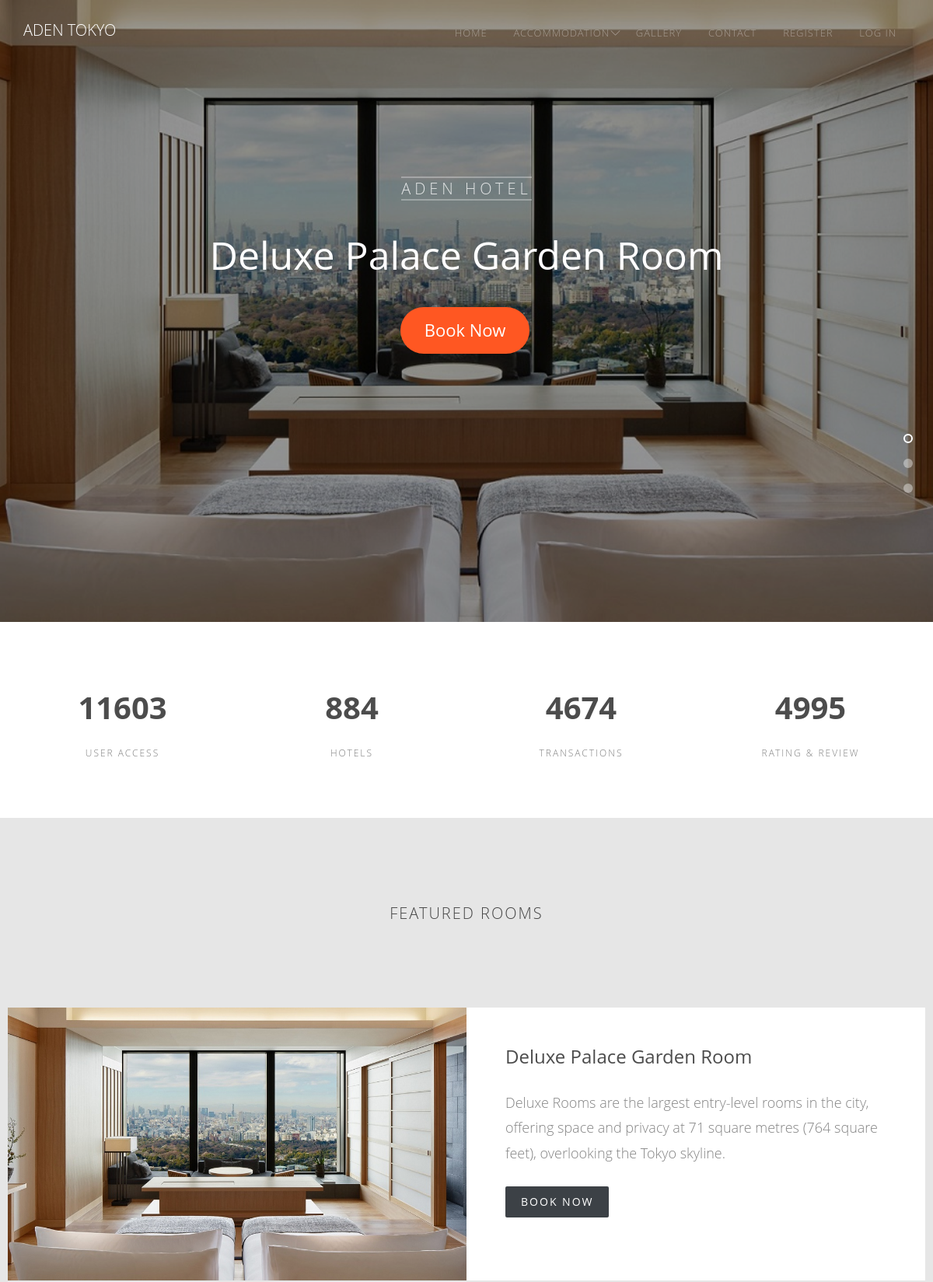
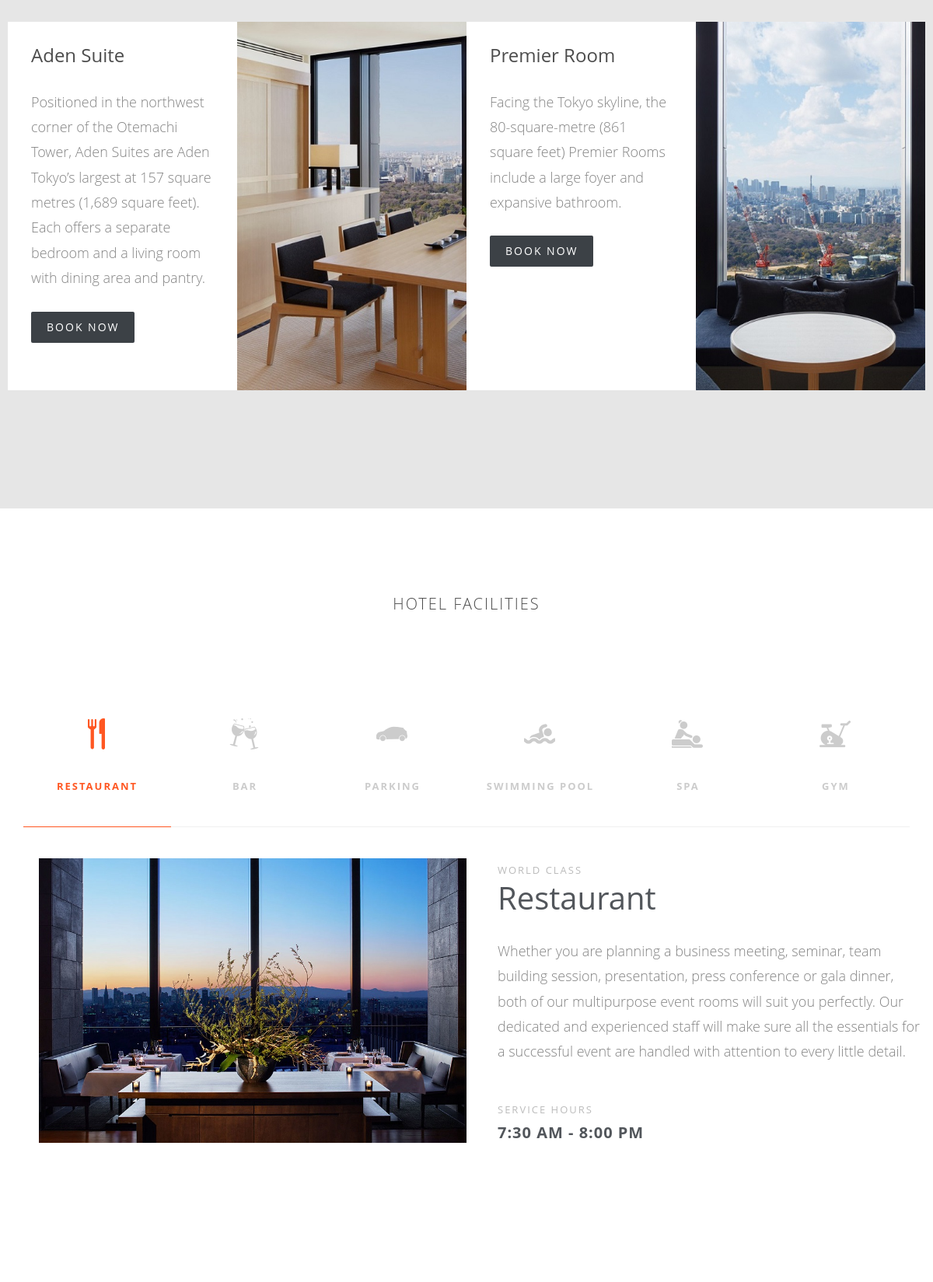
The page / (upper part) on the database its author committed (2 pictures, top to bottom).
### tables this page shows
CREATE TABLE `menu` (
  `id_menu` int(50) NOT NULL,
  `href` varchar(50) NOT NULL,
  `text` varchar(50) NOT NULL
);

CREATE TABLE `rooms` (
  `id_room` int(50) NOT NULL,
  `room_name` varchar(50) NOT NULL,
  `description` text NOT NULL,
  `album` varchar(50) NOT NULL
);

CREATE TABLE `facilities` (
  `id_facility` int(20) NOT NULL,
  `pic_src` varchar(30) NOT NULL,
  `name` varchar(30) NOT NULL,
  `text` text NOT NULL,
  `icon` varchar(30) NOT NULL
);

### models/functions.php (called while the page is built, shortened)
<?php
function vratiSve($tabela){
    global $konekcija;
    $upit = "SELECT * FROM $tabela";
    $dobijeniPodaci = $konekcija->query($upit)->fetchAll();
    return $dobijeniPodaci;
}
function pojedinacnaSoba($id){
    global $konekcija;
    $upit = "SELECT * FROM rooms WHERE id_room = :id";
    $priprema = $konekcija->prepare($upit);
    $priprema->bindParam(":id", $id);
    $priprema->execute();
    $rezultat = $priprema->fetch();
    return $rezultat;
}
?>

### views/pages/home.php (the view, shortened to what this page needs)
   <aside id="fh5co-hero" class="js-fullheight">
       <div class="flexslider js-fullheight">
           <ul class="slides">
			<?php
				$ispis = "";
					foreach($sobe as $soba){
						$ispis .= '<li class="cover'.$soba->id_room.'">
									<div class="overlay-gradient"></div>
										<div class="container">
											<div class="col-md-12 col-md-offset-0 text-center slider-text">
												<div class="slider-text-inner js-fullheight">
													<div class="desc">
														<p><span>Aden Hotel</span></p>
														<h2>'.$soba->room_name.'</h2>
														<p>
															<a href="index.php?page=accommodation&idRoom='.$soba->id_room.'" class="btn btn-primary btn-lg">Book Now</a>
														</p>
												</div>
											</div>
										</div>
									</div>
								</li>';
						}
				echo $ispis;
			?>
           </ul>
       </div>
   </aside>
<div id="fh5co-counter-section" class="fh5co-counters">
	<div class="container">
		<div class="row">
		<?php
			$niz = array (
				array("User Access" => 20356),
				array("Hotels" => 1550),
				array("Transactions" => 8200),
				array("Rating &amp; Review" => 8763)
			  );
			  foreach($niz as $n){
				foreach($n as $text => $num){
					echo ("<div class='col-md-3 text-center'>
					<span class='fh5co-counter js-counter' data-from='0' data-to='$num' data-speed='5000' data-refresh-interval='50'></span>
					<span class='fh5co-counter-label'>$text</span>
					</div>");
				}
			  }
		?>
		</div>
	</div>
</div>
<div id="featured-hotel" class="fh5co-bg-color">
	<div class="container">
		<div class="row">
			<div class="col-md-12">
				<div class="section-title text-center">
					<h2>Featured Rooms</h2>
				</div>
			</div>
		</div>
		<div class="row">
			<div class="feature-full-1col">
				<div class="image cover1">
				</div>
				<div class="desc">
						<?php
							$soba = pojedinacnaSoba(1);
							$ispis = "
							<h3>$soba->room_name</h3>
							<p>$soba->description</p>
							<p><a href='accommodation.php?idRoom=$soba->id_room' class='btn btn-primary btn-luxe-primary'>Book Now <i class='ti-angle-right'></i></a></p>
							";
							echo $ispis;
						?>
				</div>
			</div>
			<div class="feature-full-2col">
				<?php
					$ispis = "";
					foreach($sobe as $s){
						if($s->id_room == 2 || $s->id_room == 3){
							$ispis .= "<div class='f-hotel'>
							   <div class='image cover$s->id_room'>
								   <div class='descrip text-center'>
									   <p><small>For as low as</small><span>96.000 &yen;/night</span></p>
								   </div>
							   </div>
							   <div class='desc'>
								   <h3>$s->room_name</h3>
								   <p>$s->description</p>
								   <p><a href='index.php?page=accommodation&idRoom=$s->id_room' class='btn btn-primary btn-luxe-primary'>Book Now <i class='ti-angle-right'></i></a></p>
							   </div>
						   </div>";
						}
					}
					echo $ispis;
				?>
			</div>
		</div>
	</div>
</div>
<div id="hotel-facilities">
	<div class="container">
		<div class="row">
			<div class="col-md-12">
				<div class="section-title text-center">
					<h2>Hotel Facilities</h2>
				</div>
			</div>
		</div>
		<div id="tabs">
			<nav class="tabs-nav">
			<?php
				$facilities = vratiSve("facilities");
				$ispis1 = "";
				$i1 = 1;
					foreach($facilities as $fac):
						if($i1 == 1){
							$ispis1 .= '<a href="#" class="active" data-tab="tab'.$i1.'">';
						}
						else{
							$ispis1 .= '<a href="#" data-tab="tab'.$i1.'">';
						}
						$ispis1 .='<i class="'.$fac->icon.'"></i>
									<span>'.$fac->name.'</span>
								</a>';
						$i1++;
					endforeach;
					echo($ispis1);
			?>
			</nav>
			<div class="tab-content-container">
				<?php
					$ispis = "";
					$i = 1;
				foreach($facilities as $fac):
					if($i == 1){
						$ispis .= '<div class="tab-content active show" data-tab-content="tab'.$i.'">';
					}
					else{
						$ispis .= '<div class="tab-content" data-tab-content="tab'.$i.'">';
					}
					$ispis .= '<div class="container">
								<div class="row">
									<div class="col-md-6">
										<img src="assets/'. $fac->pic_src .'" class="img-responsive" alt="'. $fac->name .'">
									</div>
									<div class="col-md-6">
										<span class="super-heading-sm">World Class</span>
										<h3 class="heading">'. $fac->name .'</h3>
										<p>'. $fac->text .'</p>
										<p class="service-hour">
											<span>Service Hours</span>
											<strong>7:30 AM - 8:00 PM</strong>
										</p>
									</div>
								</div>
							</div>
						</div>';
				$i++;
				endforeach;
				echo($ispis);
				?>
			</div>
		</div>
	</div>
</div>
<div id="fh5co-services-section">
	<div class="container">
		<div class="row">
		</div>
	</div>
</div>

### views/fixed/header.php (shortened to what this page needs)
<div id="fh5co-wrapper">
        <div id="fh5co-page">
            <div id="fh5co-header">
                <header id="fh5co-header-section">
                    <div class="container">
                        <div class="nav-header">
                            <h1 id="fh5co-logo">
                                <a href="index.php">
                                    <span>Aden Tokyo</span>
                                </a>
                            </h1>
                            <nav id="fh5co-menu-wrap" role="navigation">
                                <ul class="sf-menu" id="fh5co-primary-menu">
                                <?php
                                    $meni = vratiSve("menu");
                                    $sobe = vratiSve("rooms");
                                    $ispis = "";
                                    foreach($meni as $m){
                                            if($m->href != "admin"){
                                                if($m->href == "accommodation"){
                                                    $ispis .= "<li><a href='index.php?page=accommodations' class='fh5co-sub-ddown'>$m->text</a>
                                                                <ul class='fh5co-sub-menu'>";
                                                    foreach($sobe as $s){
                                                        $ispis .= "<li><a href='index.php?page=$m->href&idRoom=$s->id_room'>$s->room_name</a></li>";
                                                    }
                                                    $ispis .= "<li><a href='index.php?page=accommodations'>All accommodations</a></li>";
                                                    $ispis .= "</ul></li>";
                                                }
                                                else if($m->href == "login" && isset($_SESSION["user"])){
                                                    $ispis .= "<li><a href='index.php?page=reservations'>My reservations</a></li>";
                                                    $ispis .= "<li><a href='models/users/logout.php' class='btn btn-primary'>{$_SESSION['user']->first_name} - Log out</a></li>";
                                                }
                                                else if(strpos($page, $m->href)){
                                                    $ispis .= "<li><a class='active' href='index.php?page=$m->href'>$m->text</a></li>";
                                                }
                                                else{
                                                    $ispis .= "<li><a href='index.php?page=$m->href'>$m->text</a></li>";
                                                }
                                            }
                                    }
                                    echo $ispis;
                                ?>
                                </ul>
                            </nav>
                        </div>
                    </div>
                </header>
            </div>

### assets/css/superfish.css (style rules this page uses)
.sf-menu, .sf-menu * { margin: 0; padding: 0; list-style: none; }
.sf-menu li { position: relative; }
.sf-menu > li { float: left; }
.sf-menu a { display: block; position: relative; }
.sf-menu { float: left; margin-bottom: 1em; }
.sf-menu a { border-left: 1px solid #fff; border-top: 1px solid #dFeEFF; border-top: 1px solid rgba(255,255,255,.5); padding: .75em 1em; text-decoration: none; zoom: 1; }
.sf-menu a { color: #13a; }
.sf-menu li { background: #BDD2FF; white-space: nowrap; *white-space: normal; -webkit-transition: background .2s; transition: background .2s; }
.sf-arrows .sf-with-ul { padding-right: 2.5em; *padding-right: 1em; }
.sf-arrows .sf-with-ul:after { content: ''; position: absolute; top: 50%; right: 1em; margin-top: -3px; height: 0; width: 0; border: 5px solid transparent; border-top-color: #dFeEFF; border-top-color: rgba(255,255,255,.5); }

### assets/css/my-style.css (style rules this page uses)
.cover1 { background-image: url(../images/deluxe-room/deluxe_palace.jpg); }
.cover2 { background-image: url(../images/suite/suite.jpg); }
.cover3 { background-image: url(../images/premier/premier_palace.jpg); }
.active, .demo:hover { opacity: 1; }

### rows shown on the page
menu: text "HOME"
menu: text "ACCOMMODATION"
menu: text "GALLERY"
menu: text "CONTACT"
menu: text "REGISTER"
menu: text "LOG IN"
rooms: room_name "Deluxe Palace Garden Room", description "Deluxe Rooms are the largest entry-level rooms in the city, offering space and privacy at 71 square metres (764 square feet), overlooking the Tokyo skyline."
rooms: shows a picture, room_name "Aden Suite", description "Positioned in the northwest corner of the Otemachi Tower, Aden Suites are Aden Tokyo’s largest at 157 square metres (1,689 square feet). Each offers a separate bedroom and a living room with dining area and pantry."
rooms: shows a picture, room_name "Premier Room", description "Facing the Tokyo skyline, the 80-square-metre (861 square feet) Premier Rooms include a large foyer and expansive bathroom."
facilities: name "RESTAURANT", name "Restaurant", text "Whether you are planning a business meeting, seminar, team building session, presentation, press conference or gala dinner, both of our multipurpose event rooms will suit you perfectly. Our dedicated and experienced staff will make sure all the essentials for a successful event are handled with attention to every little detail."
facilities: name "BAR"
facilities: name "PARKING"
facilities: name "SWIMMING POOL"
facilities: name "SPA"
facilities: name "GYM"

### other values the page prints
$text "USER ACCESS"
$text "HOTELS"
$text "TRANSACTIONS"
$text "RATING & REVIEW"
